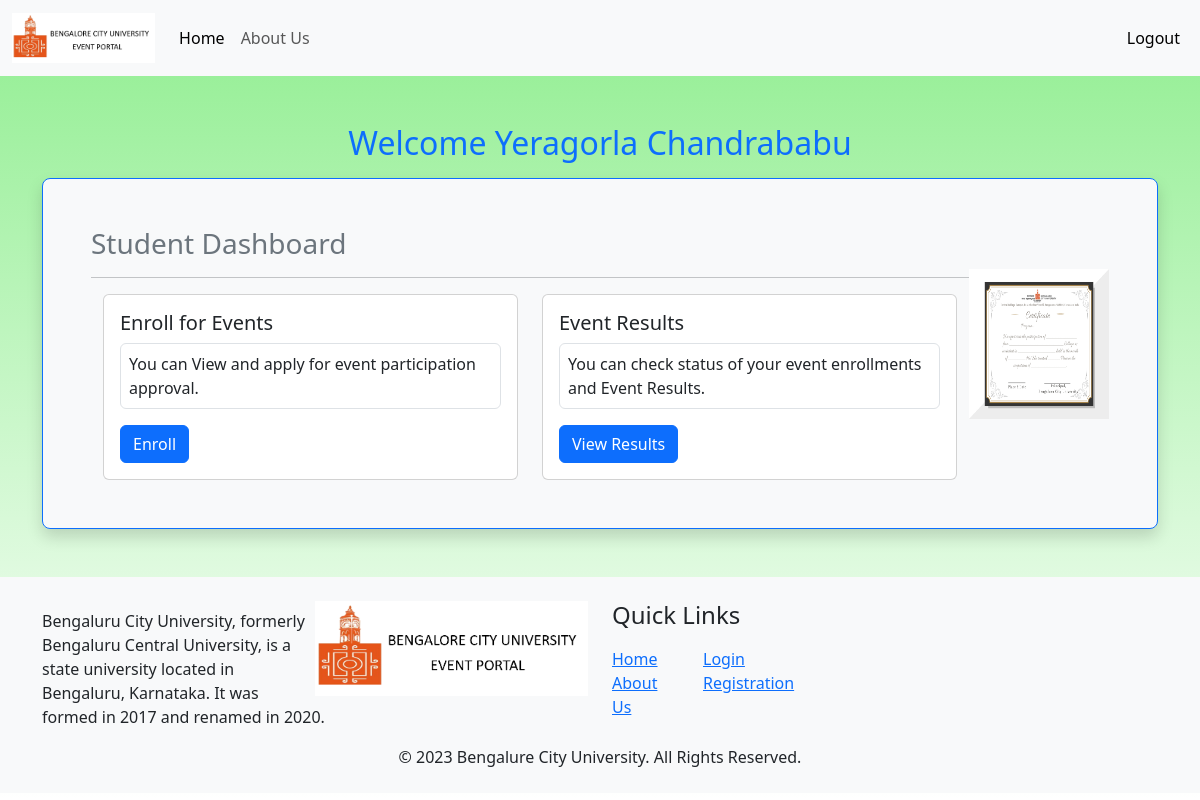
The app's page /Student_Home.php (signed in) with its own data.
### tables this page shows
CREATE TABLE `student` (
  `sid` int(255) NOT NULL,
  `reg_no` varchar(11) NOT NULL,
  `name` varchar(255) NOT NULL,
  `email` varchar(255) NOT NULL,
  `password` varchar(255) NOT NULL,
  `photo` varchar(255) NOT NULL,
  `phone` varchar(255) NOT NULL,
  `college` varchar(255) NOT NULL,
  `cource` varchar(255) NOT NULL
);

### Student_Home.php (the view, shortened to what this page needs)
<!DOCTYPE html>
<html lang="en">
<head>
    <link href="https://cdn.jsdelivr.net/npm/bootstrap@5.3.1/dist/css/bootstrap.min.css" rel="stylesheet"
>
</head>
<?php
include('Nav_Home.php');
?>
<?php
include 'Db_Con.php';
if (!isset($_SESSION['uid']) && ($_SESSION['utype'] == "student")) {
    echo "<script>window.location.replace('Login.php')</script>";
} else {
    $email = $_SESSION['uid'];
    $sql1 = "select Reg_no,name,photo,college from student where email='$email'";
    $query = mysqli_query($con, $sql1);
    $r = mysqli_fetch_array($query);
    $name = $r['name'];
    ?>
    <div class="container mt-5">
        <h2 class="text-center text-primary">Welcome
            <?php echo $name; ?>
        </h2>
        <div class="container mt-3 p-5 border border-primary rounded-3 shadow mb-5 bg-body-tertiary rounded">
            <h3 class='text-secondary'>Student Dashboard</h3><img src="<?php echo $r['photo'] ?>" width="140" height="150">
            <hr>
            <div class="row">
                <div class="col-sm-6">
                    <div class="card">
                        <div class="card-body">
                            <h5 class="card-title">Enroll for Events</h5>
                            <p class="card-text border p-2 rounded">You can View and apply for event participation approval.
                            </p>
                            <a class="btn btn-primary" href="Enroll_Event.php">Enroll</a>
                        </div>
                    </div>
                </div>
                <div class="col-sm-6">
                    <div class="card">
                        <div class="card-body">
                            <h5 class="card-title">Event Results</h5>
                            <p class="card-text border p-2 rounded">You can check status of your event enrollments and Event
                                Results.
                            </p>
                            <a class="btn btn-primary" href="Result_View.php">View Results</a>
                        </div>
                    </div>
                </div>
            </div>
        </div>
    </div>
    <?php
}
include('Footer.php')
    ?>
</html>
</body>
</html>

### Student_Home.php (style rules this page uses)
img { float: right; }

### records on screen
student: name "Yeragorla Chandrababu", photo (picture)
